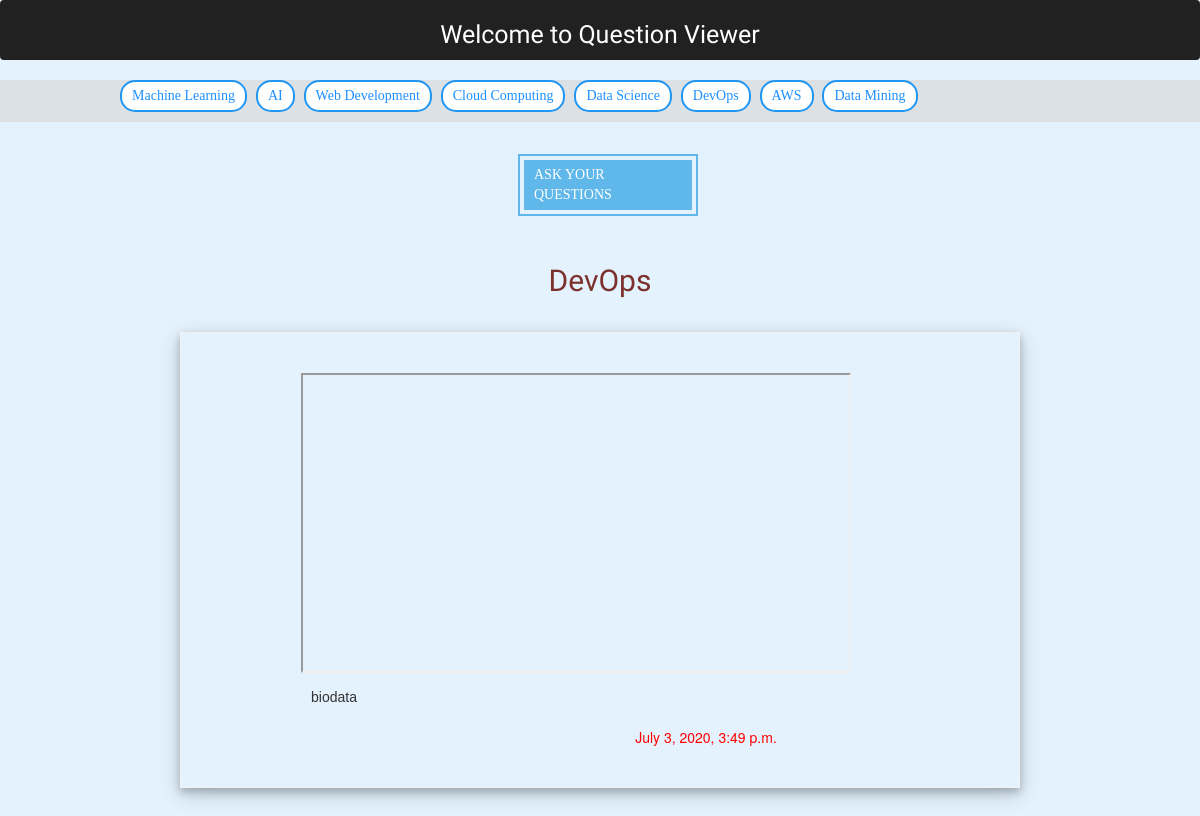
The page /questions/6/ on the database as committed earlier.
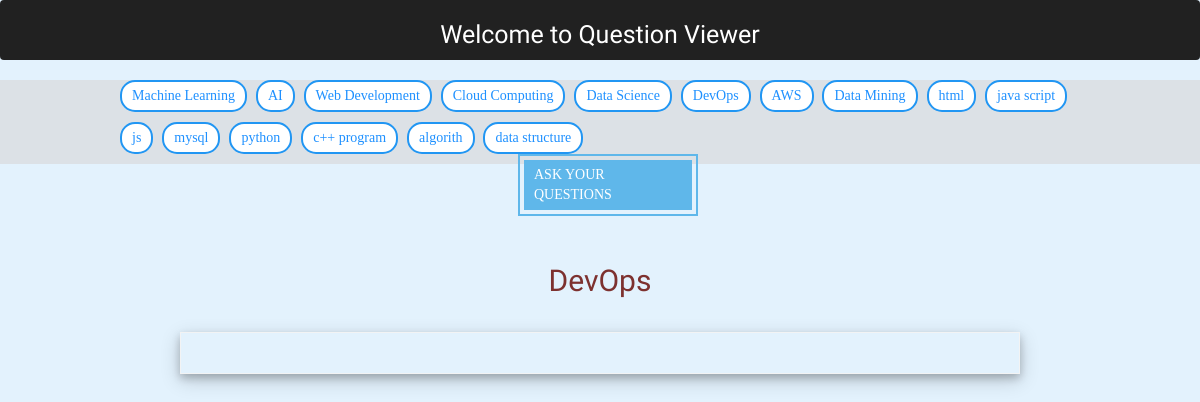
The same page on the database as committed later.
### QuestionViewerApp/models.py (models this page shows, shortened)
class Group(models.Model):
    name = models.CharField(max_length=100)
    def __str__(self):
        return self.name

class Question(models.Model):
    question = models.FileField(upload_to='question', blank=True, validators=[validate_file_extension])
    comment = models.TextField()
    created_at = models.DateTimeField(auto_now_add=True)
    group = models.ForeignKey(Group, on_delete=models.CASCADE)

### QuestionViewerApp/views.py (the view)
# urls.py: path('<int:id>/', view_by_cat_button, name="detail"),
def view_by_cat_button(request, id, *args, **kwargs):
    grp_name = Group.objects.get(id=id)
    groups = Group.objects.all()
    questions = Question.objects.filter(group__id=id)
    context = {
        'grp_name': grp_name,
        'groups': groups,
        'questions': questions
        }
    return render(request, 'QuestionViewerApp/dashboard.html', context)

### QuestionViewerApp/templates/QuestionViewerApp/dashboard.html (shortened to what this page needs)
<!DOCTYPE html>
<html lang="en">
<head>
    <link rel="stylesheet" href="https://maxcdn.bootstrapcdn.com/bootstrap/3.3.7/css/bootstrap.min.css">
</head>
<body>
    <nav class="navbar navbar-light" style="background-color: #212121;">
        <div class="banner">
             <h1>Welcome to Question Viewer</h1>
        </div>
    </nav>
    <div id="mainbody">
        <div id="btn1">
            {% for group in groups %}
                <a href="{% url 'detail' group.id %}"><button id="btn">{{ group.name }}</button></a>
            {% endfor %}
        </div>
    </div>
    <div class="ask-qst">
        <a href="{{ groups.get_absolute_url }}">
                <a href="{% url 'query' %}">Ask Your Questions</a>
        </a>
    </div>
    <div style="text-align:center;margin-top:50px;margin-bottom:-70px;font-size:30px;font-family: 'Work Sans', sans-serif;color:#7D312F;">{{ grp_name }}</div>
    <div class="questions-list">
        <ul>
            {% for question in questions %}
                <div style="margin-top:20px;margin-bottom:20px;margin-left:100px;">
                    <li><iframe src="{{ question.question.url }}"  width="550px"; height="300px";frameBorder="0"; scrolling="no" ; marginwidth="0"; marginheight="0";/></iframe></li>
                    <li><div id="comment">{{ question.comment }}</div></li>
                    <div  id="created_at">{{ question.created_at }}</div>
                </div>
            {% endfor %}
        </ul>
    </div>
</body>
</html>

Rows that differ between the two databases and show on the page:
removed Question: comment "biodata", created_at "July 3, 2020, 3:49 p.m."
added Group: name "html"
added Group: name "java script"
added Group: name "js"
added Group: name "mysql"
added Group: name "python"
added Group: name "c++ program"
added Group: name "algorith"
added Group: name "data structure"
